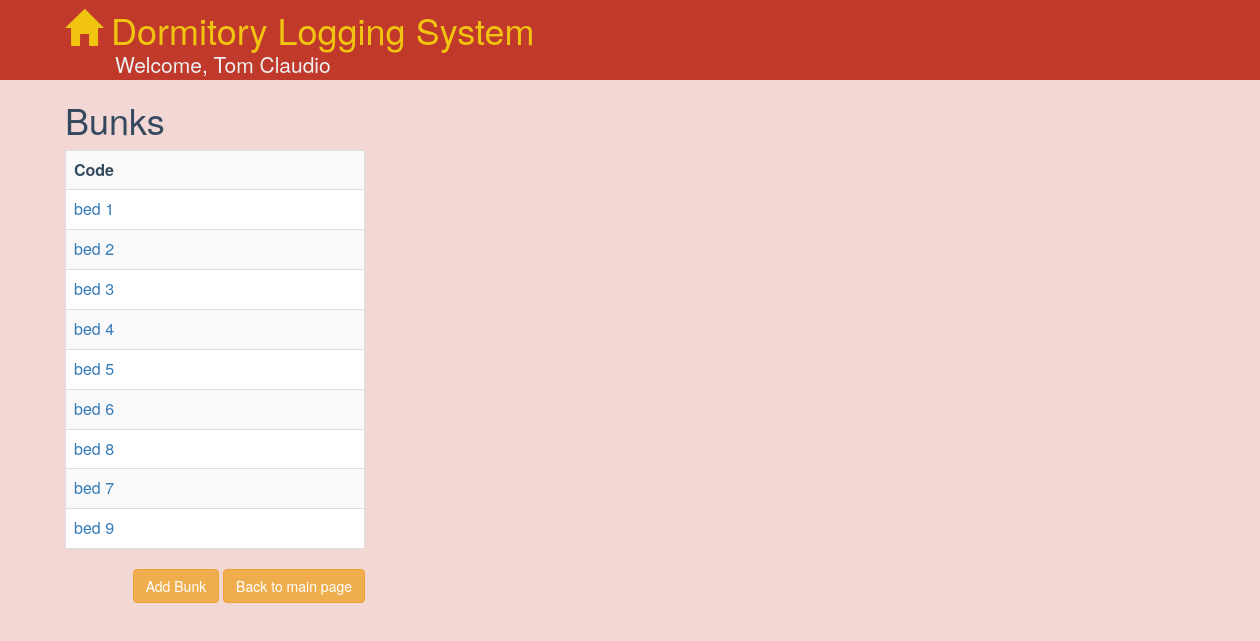
/bunks/ (signed in), run on an earlier commit of the app's database.
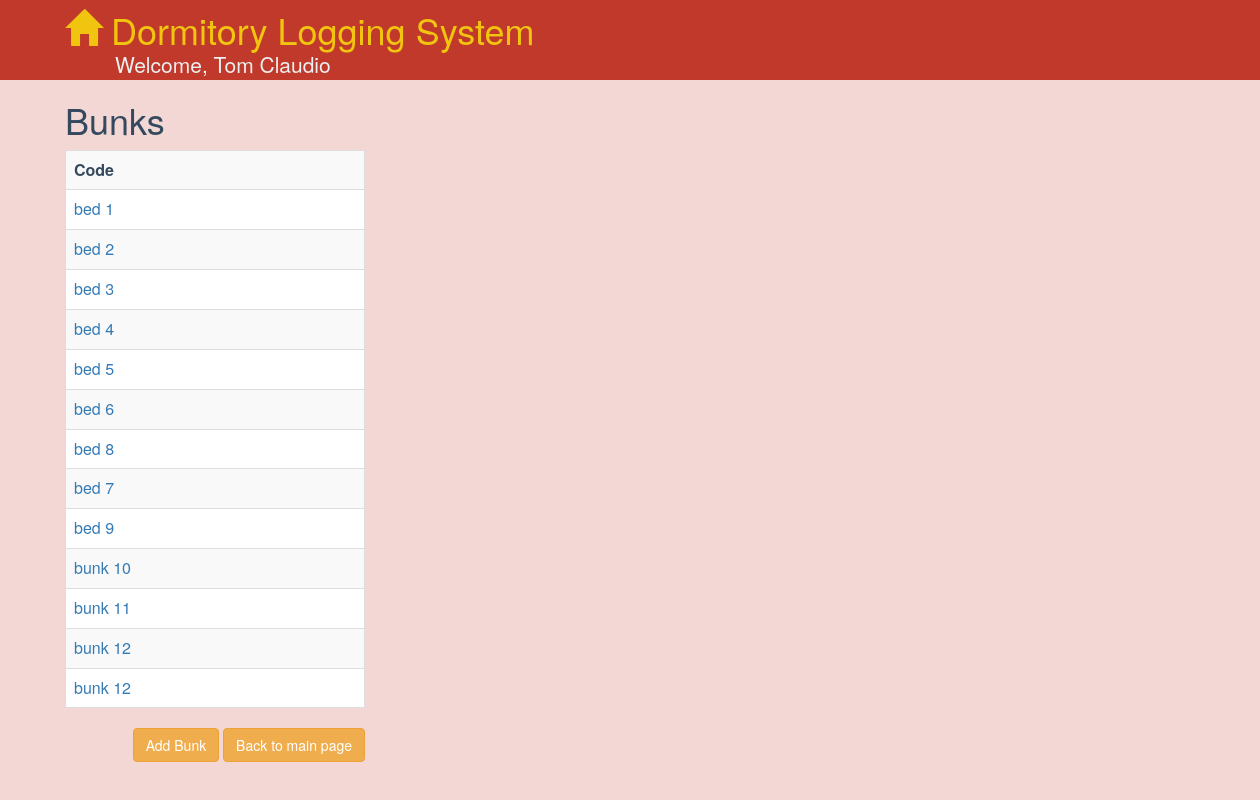
And on a later commit of the database.
### dormitory/models.py (models this page shows, shortened)
class Bunk(models.Model):
    code = models.CharField(max_length=12, unique=True)
    objects = BunkManager()

### dormitory/views.py (the view)
@login_required
def list_bunks(request):
    bunks = Bunk.objects.all()
    return render(request, 'bunk_list.html', {'bunks': bunks})

### dormitory/templates/bunk_list.html
{% extends 'base.html' %}
{% block content %}
<div class="row" style="margin-left:50px; max-width:300px">
    <h1 id="app-title">Bunks</h1>
    <table class="table table-bordered table-striped">
        <tr>
            <th>Code</th>
        </tr>
        {% for bunk in bunks %}
            <tr>
                <td><a href="{% url 'bunk' bunk.id %}">{{bunk.code}}</a></td>
            </tr>
        {% endfor %}
    </table>
    <div class="pull-right" style="margin-bottom: 10px">
        <a class="btn btn-warning" role="button" href="{% url 'add_bunk' %}">Add Bunk</a>
        <a class="btn btn-warning" role="button" href="{% url 'index' %}">Back to main page</a>
    </div>
</div>
{% endblock %}

What changed in the data, as far as the page shows it:
added Bunk: code "bunk 10"
added Bunk: code "bunk 11"
added Bunk: code "bunk 12"
added Bunk: code "bunk 12"
